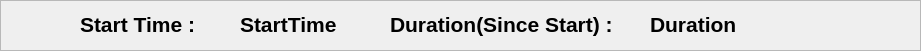
  <widget class="QFrame" name="timeframe">
   <property name="geometry">
    <rect>
     <x>-10</x>
     <y>100</y>
     <width>921</width>
     <height>51</height>
    </rect>
   </property>
   <property name="frameShape">
    <enum>QFrame::StyledPanel</enum>
   </property>
   <property name="frameShadow">
    <enum>QFrame::Raised</enum>
   </property>
   <widget class="QLabel" name="Duration">
    <property name="geometry">
     <rect>
      <x>650</x>
      <y>10</y>
      <width>111</width>
      <height>29</height>
     </rect>
    </property>
    <property name="font">
     <font>
      <pointsize>16</pointsize>
      <weight>75</weight>
      <bold>true</bold>
     </font>
    </property>
    <property name="text">
     <string>Duration</string>
    </property>
   </widget>
   <widget class="QLabel" name="label_4">
    <property name="geometry">
     <rect>
      <x>80</x>
      <y>10</y>
      <width>131</width>
      <height>29</height>
     </rect>
    </property>
    <property name="font">
     <font>
      <pointsize>16</pointsize>
      <weight>75</weight>
      <bold>true</bold>
     </font>
    </property>
    <property name="text">
     <string>Start Time :</string>
    </property>
   </widget>
   <widget class="QLabel" name="StartTime">
    <property name="geometry">
     <rect>
      <x>240</x>
      <y>10</y>
      <width>121</width>
      <height>29</height>
     </rect>
    </property>
    <property name="font">
     <font>
      <pointsize>16</pointsize>
      <weight>75</weight>
      <bold>true</bold>
     </font>
    </property>
    <property name="text">
     <string>StartTime</string>
    </property>
   </widget>
   <widget class="QLabel" name="label_5">
    <property name="geometry">
     <rect>
      <x>390</x>
      <y>10</y>
      <width>251</width>
      <height>29</height>
     </rect>
    </property>
    <property name="font">
     <font>
      <pointsize>16</pointsize>
      <weight>75</weight>
      <bold>true</bold>
     </font>
    </property>
    <property name="text">
     <string>Duration(Since Start) :</string>
    </property>
   </widget>
   <zorder>Duration</zorder>
   <zorder>label_4</zorder>
   <zorder>StartTime</zorder>
   <zorder>label_5</zorder>
   <zorder>tabWidget</zorder>
  </widget>
